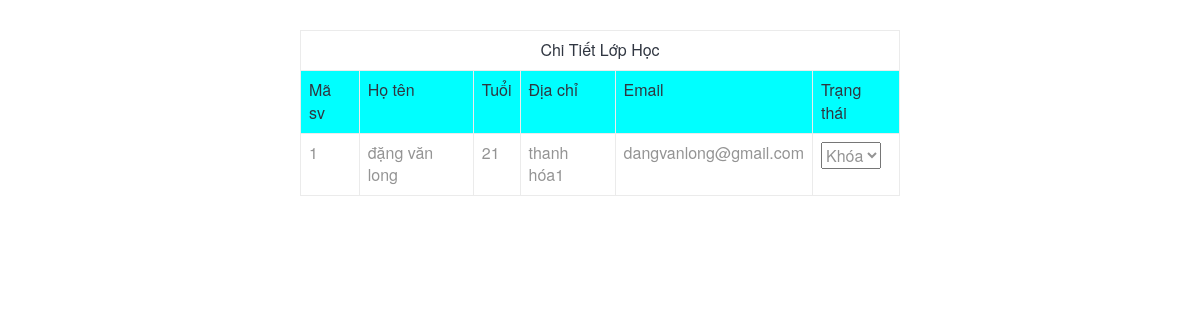
The page /detail-class?class_id=3 (signed in) on the database its author committed.
### app/models.py (models this page shows, shortened)
class Student(UserMixin,db.Model):
    id = db.Column(db.Integer, primary_key=True)
    name = db.Column(db.String(64), nullable = False)
    age = db.Column(db.Integer, nullable = True)
    address = db.Column(db.String(64), nullable = True)
    email = db.Column(db.String(120), index=True, unique=True, nullable = False)
    password = db.Column(db.String(128), nullable = False)
    active = db.Column(db.Boolean,  default=True)

### app/routes_class.py (the view)
@app.route('/detail-class', methods=['GET'])
@login_required
def detail_class():
    class_id_ = request.args.get("class_id")
    detail_class = Student.query.join(DetailStudent, Student.id==DetailStudent.student_id)\
                .filter(DetailStudent.class_id == class_id_)
    return render_template('detail_class.html',detail_class=detail_class)

### app/models.py (called while the page is built)
@login.user_loader
def loader_id(id):
    return Admin.query.get(int(id))

### app/templates/detail_class.html (shortened to what this page needs)
<html lang="en">
<head>
    <link rel="stylesheet" href="static/js/jquery-ui/css/no-theme/jquery-ui-1.10.3.custom.min.css" id="style-resource-1" />
    <link rel="stylesheet" href="static/css/font-icons/entypo/css/entypo.css" id="style-resource-2" />
    <link rel="stylesheet" href="static/css/bootstrap.css" id="style-resource-4" />
    <link rel="stylesheet" href="static/css/neon-core.css" id="style-resource-5" />
    <link rel="stylesheet" href="static/css/neon-theme.css" id="style-resource-6" />
    <link rel="stylesheet" href="static/css/neon-forms.css" id="style-resource-7" />
    <link rel="stylesheet" href="static/css/custom.css" id="style-resource-8" />
    <link rel="stylesheet" href="static/fontawesome/css/all.css">
</head>
<body>
    <div class="main-content" style="display: flex; margin-top: 30px;">
        <table class="table table-bordered datatable" style="width: 50%; margin: 0 auto;">
            <tr>
                <th colspan="6" style="text-align: center;">Chi Tiết Lớp Học</th>
            </tr>
            <tr style="height: 48px; background-color: aqua;">
                <th>Mã sv</th>
                <th>Họ tên</th>
                <th>Tuổi</th>
                <th>Địa chỉ</th>
                <th>Email</th>
                <th>Trạng thái</th>
            </tr>
            {% for dt in detail_class %}
            <tr style="height: 48px;">
                <td>{{ dt.id }}</td>
                <td>{{ dt.name }}</td>
                <td>{{ dt.age }}</td>
                <td>{{ dt.address }}</td>
                <td>{{ dt.email }}</td>
                <td>
                    <select name="active" id="active">
                {% if dt.active == 1 %}
                    <option value="1" selected>Mở</option>
                    <option value="0">Khóa</option>
                {% else %}
                    <option value="0" selected>Khóa</option>
                {% endif %}
                </select>
                </td>
            </tr>
            {% endfor %}
        </table>
    </div>
</body>

### rows shown on the page
Student: id "1", name "đặng văn long", age "21", address "thanh hóa1", email "dangvanlong@gmail.com", active "Khóa"
